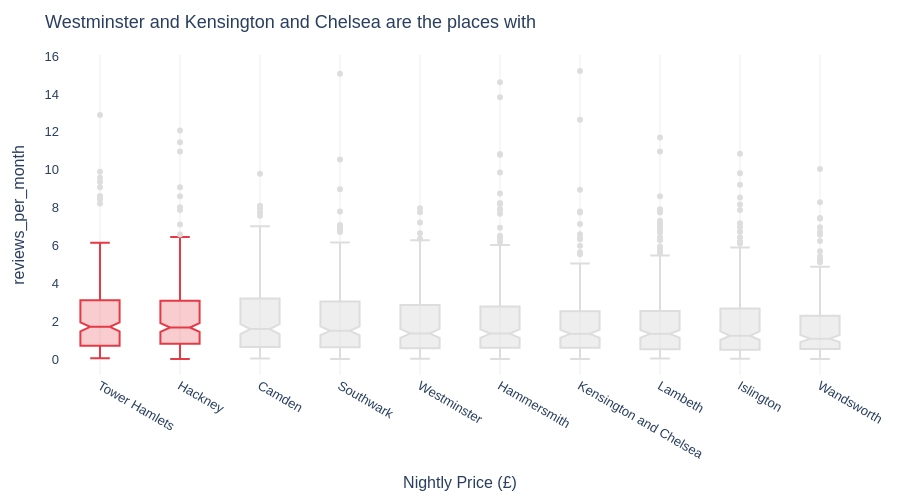

This figure's notebook cell:
### Markdown cell above
## Task 2 — Box plot: listing activity by borough

**What to build:** A **horizontal box plot** comparing listing activity (reviews per month) across London boroughs — reviews per month is a proxy for how frequently a listing is booked.

**Requirements:**
- Horizontal orientation (borough names are long)
- Sorted by median reviews per month (most active at top)
- Highlight the **two most active** boroughs in a different colour
- Outliers shown as individual points
- Insight title naming the two busiest boroughs

> 💡 Some listings have zero reviews — these are new or inactive listings. Filter them out with before plotting

### Code cell
# Task 2
# YOUR CODE HERE

df_cap.replace({"number_of_reviews":0}, np.nan, inplace = True)
df_cap.dropna(subset=["number_of_reviews"], axis=0, inplace = True)
med_order = df_cap.groupby('neighbourhood')['reviews_per_month'].median().sort_values(ascending=False).index.tolist()
df_cap1 = df_cap.dropna(subset=['reviews_per_month']).copy()
print(med_order)
df_cap1 = df_cap1.sort_values(['reviews_per_month','neighbourhood'], ascending=False)

fig = px.box(
    data_frame=df_cap1,
    y='reviews_per_month', x='neighbourhood',
    color='neighbourhood',
    # Meaningful colour: entire home (most expensive) gets the standout colour
    color_discrete_sequence=['#DDDDDD']*len(med_order), 
    notched=True,                  # notch shows confidence interval around median
    points='outliers',             # show outliers as individual points
    category_orders={'neighbourhood': med_order},
    labels={'price': 'Nightly Price (£)', 'room_type': ''},
    #category_orders={'room_type': ['Entire home/apt', 'Private room', 'Shared room']}, 
    height=500
)

expensive = med_order[:2]
for trace in fig.data:
    if trace.name in expensive:
        trace.line.color = 'rgba(230,57,70,1)'
        trace.fillcolor = 'rgba(230,57,70,0.25)' # lighter shade of the line color using a = opacity

fig.update_layout(
    title='Westminster and Kensington and Chelsea are the places with ',
    plot_bgcolor='white', paper_bgcolor='white',
    font=dict(family='Arial', size=13),
    xaxis=dict(gridcolor='#EEEEEE', title='Nightly Price (£)'),
    yaxis=dict(showgrid=False),
    showlegend=False,
    margin=dict(l=60, r=40, t=55, b=40)
)
fig.show()

### Figure 1 — Plotly figure (JSON) as saved in the notebook; plotly's stock layout.template omitted (floating-point values rounded to 4 significant figures; data arrays with more than 128 entries replaced by an {"elided": "..."} marker saying what was removed)
{"data": [{"alignmentgroup": "True", "boxpoints": "outliers", "fillcolor": "rgba(230,57,70,0.25)", "hovertemplate": "neighbourhood=%{x}<br>reviews_per_month=%{y}<extra></extra>", "legendgroup": "Tower Hamlets", "line": {"color": "rgba(230,57,70,1)"}, "marker": {"color": "#DDDDDD"}, "name": "Tower Hamlets", "notched": true, "offsetgroup": "Tower Hamlets", "orientation": "v", "showlegend": true, "type": "box", "x": {"elided": "253 str values"}, "x0": " ", "xaxis": "x", "y": {"elided": "253 float values"}, "y0": " ", "yaxis": "y"}, {"alignmentgroup": "True", "boxpoints": "outliers", "fillcolor": "rgba(230,57,70,0.25)", "hovertemplate": "neighbourhood=%{x}<br>reviews_per_month=%{y}<extra></extra>", "legendgroup": "Hackney", "line": {"color": "rgba(230,57,70,1)"}, "marker": {"color": "#DDDDDD"}, "name": "Hackney", "notched": true, "offsetgroup": "Hackney", "orientation": "v", "showlegend": true, "type": "box", "x": {"elided": "246 str values"}, "x0": " ", "xaxis": "x", "y": {"elided": "246 float values"}, "y0": " ", "yaxis": "y"}, {"alignmentgroup": "True", "boxpoints": "outliers", "hovertemplate": "neighbourhood=%{x}<br>reviews_per_month=%{y}<extra></extra>", "legendgroup": "Camden", "marker": {"color": "#DDDDDD"}, "name": "Camden", "notched": true, "offsetgroup": "Camden", "orientation": "v", "showlegend": true, "type": "box", "x": {"elided": "235 str values"}, "x0": " ", "xaxis": "x", "y": {"elided": "235 float values"}, "y0": " ", "yaxis": "y"}, {"alignmentgroup": "True", "boxpoints": "outliers", "hovertemplate": "neighbourhood=%{x}<br>reviews_per_month=%{y}<extra></extra>", "legendgroup": "Southwark", "marker": {"color": "#DDDDDD"}, "name": "Southwark", "notched": true, "offsetgroup": "Southwark", "orientation": "v", "showlegend": true, "type": "box", "x": {"elided": "259 str values"}, "x0": " ", "xaxis": "x", "y": {"elided": "259 float values"}, "y0": " ", "yaxis": "y"}, {"alignmentgroup": "True", "boxpoints": "outliers", "hovertemplate": "neighbourhood=%{x}<br>reviews_per_month=%{y}<extra></extra>", "legendgroup": "Westminster", "marker": {"color": "#DDDDDD"}, "name": "Westminster", "notched": true, "offsetgroup": "Westminster", "orientation": "v", "showlegend": true, "type": "box", "x": {"elided": "230 str values"}, "x0": " ", "xaxis": "x", "y": {"elided": "230 float values"}, "y0": " ", "yaxis": "y"}, {"alignmentgroup": "True", "boxpoints": "outliers", "hovertemplate": "neighbourhood=%{x}<br>reviews_per_month=%{y}<extra></extra>", "legendgroup": "Hammersmith", "marker": {"color": "#DDDDDD"}, "name": "Hammersmith", "notched": true, "offsetgroup": "Hammersmith", "orientation": "v", "showlegend": true, "type": "box", "x": {"elided": "232 str values"}, "x0": " ", "xaxis": "x", "y": {"elided": "232 float values"}, "y0": " ", "yaxis": "y"}, {"alignmentgroup": "True", "boxpoints": "outliers", "hovertemplate": "neighbourhood=%{x}<br>reviews_per_month=%{y}<extra></extra>", "legendgroup": "Kensington and Chelsea", "marker": {"color": "#DDDDDD"}, "name": "Kensington and Chelsea", "notched": true, "offsetgroup": "Kensington and Chelsea", "orientation": "v", "showlegend": true, "type": "box", "x": {"elided": "214 str values"}, "x0": " ", "xaxis": "x", "y": {"elided": "214 float values"}, "y0": " ", "yaxis": "y"}, {"alignmentgroup": "True", "boxpoints": "outliers", "hovertemplate": "neighbourhood=%{x}<br>reviews_per_month=%{y}<extra></extra>", "legendgroup": "Lambeth", "marker": {"color": "#DDDDDD"}, "name": "Lambeth", "notched": true, "offsetgroup": "Lambeth", "orientation": "v", "showlegend": true, "type": "box", "x": {"elided": "242 str values"}, "x0": " ", "xaxis": "x", "y": {"elided": "242 float values"}, "y0": " ", "yaxis": "y"}, {"alignmentgroup": "True", "boxpoints": "outliers", "hovertemplate": "neighbourhood=%{x}<br>reviews_per_month=%{y}<extra></extra>", "legendgroup": "Islington", "marker": {"color": "#DDDDDD"}, "name": "Islington", "notched": true, "offsetgroup": "Islington", "orientation": "v", "showlegend": true, "type": "box", "x": {"elided": "231 str values"}, "x0": " ", "xaxis": "x", "y": {"elided": "231 float values"}, "y0": " ", "yaxis": "y"}, {"alignmentgroup": "True", "boxpoints": "outliers", "hovertemplate": "neighbourhood=%{x}<br>reviews_per_month=%{y}<extra></extra>", "legendgroup": "Wandsworth", "marker": {"color": "#DDDDDD"}, "name": "Wandsworth", "notched": true, "offsetgroup": "Wandsworth", "orientation": "v", "showlegend": true, "type": "box", "x": {"elided": "222 str values"}, "x0": " ", "xaxis": "x", "y": {"elided": "222 float values"}, "y0": " ", "yaxis": "y"}], "layout": {"boxmode": "overlay", "font": {"family": "Arial", "size": 13}, "height": 500, "legend": {"title": {"text": "neighbourhood"}, "tracegroupgap": 0}, "margin": {"b": 40, "l": 60, "r": 40, "t": 55}, "paper_bgcolor": "white", "plot_bgcolor": "white", "showlegend": false, "title": {"text": "Westminster and Kensington and Chelsea are the places with "}, "xaxis": {"anchor": "y", "categoryarray": ["Tower Hamlets", "Hackney", "Camden", "Southwark", "Westminster", "Hammersmith", "Kensington and Chelsea", "Lambeth", "Islington", "Wandsworth"], "categoryorder": "array", "domain": [0, 1], "gridcolor": "#EEEEEE", "title": {"text": "Nightly Price (£)"}}, "yaxis": {"anchor": "x", "domain": [0, 1], "showgrid": false, "title": {"text": "reviews_per_month"}}}}
